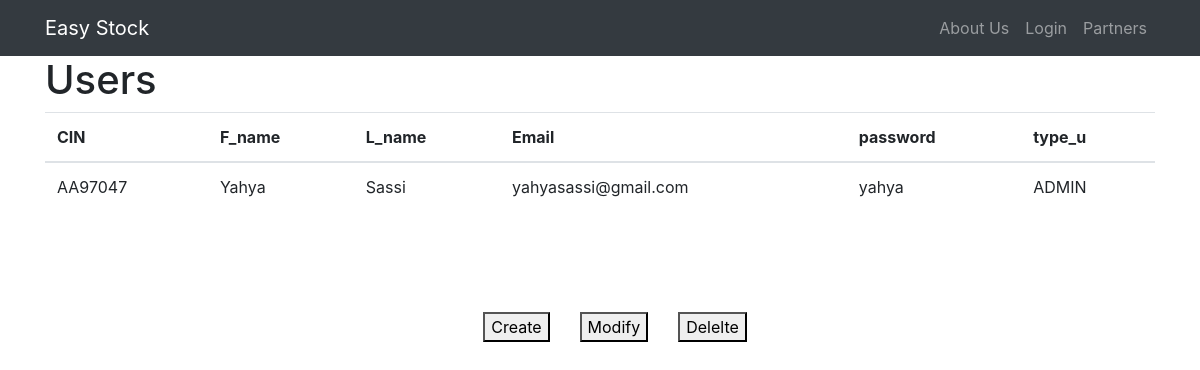
/user, run on an earlier commit of the app's database.
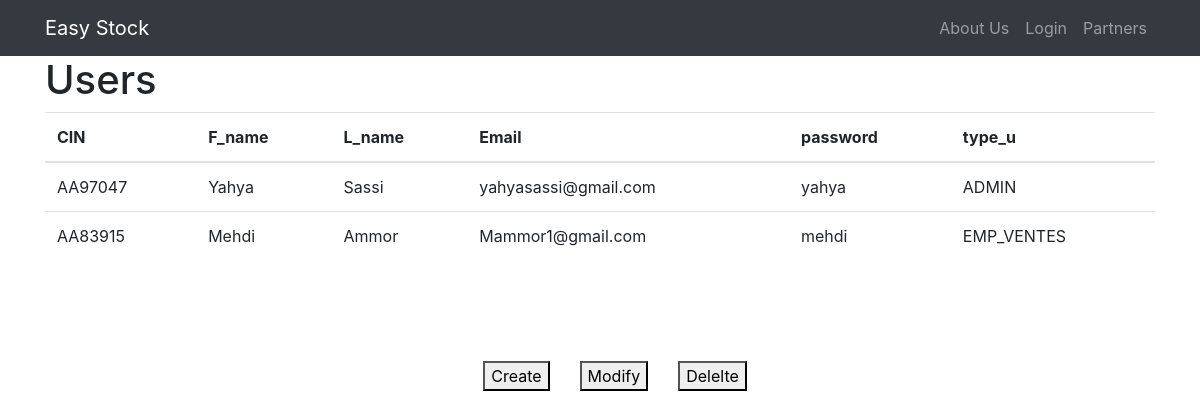
And on a later commit of the database.
### tables this page shows
CREATE TABLE user (
                    CIN TEXT PRIMARY KEY UNIQUE,
                    Fname TEXT NOT NULL,
                    Lname TEXT NOT NULL,
                    email TEXT UNIQUE NOT NULL,
                    password TEXT NOT NULL,
                    type_u TEXT
                );

### auth.py (the view)
@auth.route('/user')
def Users():
    conn = sqlite3.connect('database.db')
    cursor = conn.cursor()
    cursor.execute("SELECT * FROM user")
    data = cursor.fetchall()
    conn.close()
    return render_template('user.html', users=data)

### templates/user.html (shortened to what this page needs)
{% extends "base.html" %}
{% block content %}
<div class="container">
  <h1>Users</h1>
  <table class="table">
    <thead>
      <tr>
        <th>CIN</th>
        <th>F_name</th>
        <th>L_name</th>
        <th>Email</th>
        <th>password</th>
        <th>type_u</th>
      </tr>
    </thead>
    <tbody>
      {% for user in users %}
      <tr>
        <td>{{ user[0] }}</td>
        <td>{{ user[1] }}</td>
        <td>{{ user[2] }}</td>
        <td>{{ user[3] }}</td>
        <td>{{ user[4] }}</td>
        <td>{{ user[5] }}</td>
      </tr>
      {% endfor %}
    </tbody>
  </table>
</div>
<div class="menu-container">
    <button class="menu-button" onclick="adduser()">Create</button>
    <button class="menu-button">Modify</button>
    <button class="menu-button">Delelte</button>
</div>
{% endblock %}

### templates/base.html (shortened to what this page needs)
 <!DOCTYPE html>
 <html>
    <head>
      <link
      rel="stylesheet"
      href="https://stackpath.bootstrapcdn.com/bootstrap/4.4.1/css/bootstrap.min.css"
    />
    <link
      rel="stylesheet"
      href="https://stackpath.bootstrapcdn.com/font-awesome/4.7.0/css/font-awesome.min.css"
    />
    </head>
    <body>
      <nav class="navbar navbar-expand-lg navbar-dark bg-dark">
        <div class="container">
          <a class="navbar-brand" href="#">Easy Stock</a>
          <div class="collapse navbar-collapse" id="navbarNav">
            <ul class="navbar-nav ml-auto">
              <li class="nav-item">
                <a class="nav-link" href="#">About Us</a>
              </li>
              <li class="nav-item">
                <a class="nav-link" href="#">Login</a>
              </li>
              <li class="nav-item">
                <a class="nav-link" href="#">Partners</a>
              </li>
            </ul>
          </div>
        </div>
      </nav>
       {%block content%} {%endblock %}
    </body>
 </html>

### templates/user.html (style rules this page uses)
.menu-container { height: 200px; display: flex; align-items: center; justify-content: center; }
.menu-button { margin-left: 30px; }

What changed in the data, as far as the page shows it:
added user: CIN "AA83915", Fname "Mehdi", Lname "Ammor", email "Mammor1@gmail.com", password "mehdi", type_u "EMP_VENTES"
